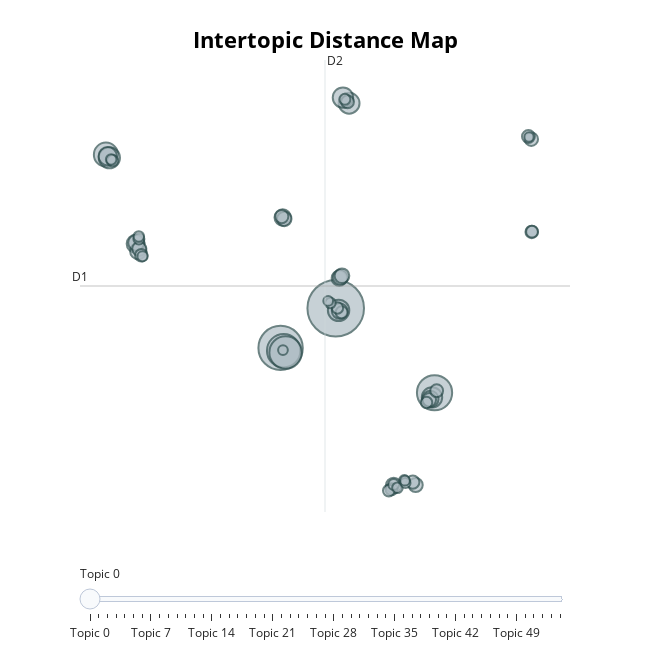

This figure's notebook cell:
### Code cell
from bertopic import BERTopic
from transformers import AutoModel, AutoTokenizer
from sentence_transformers import SentenceTransformer
from sklearn.feature_extraction.text import CountVectorizer

# Load IndoBERT-based embedding model
embedding_model = SentenceTransformer("indobenchmark/indobert-base-p1")

vectorizer_model = CountVectorizer(ngram_range=(1, 3))

# Create BERTopic model
topic_model_positif = BERTopic(embedding_model=embedding_model, vectorizer_model=vectorizer_model, language="indonesian")

# Fit the model
topics, probs = topic_model_positif.fit_transform(df_positive['text_processed'])

# Visualisasi topik
topic_model_positif.visualize_topics()
